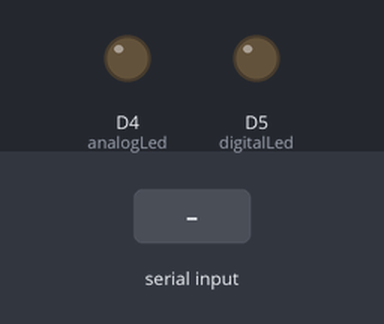
The sketch below on a simulated ESP8266 (NodeMCU). Shown: output pins drawn as LEDs (lit = HIGH). The test bench sets the inputs (shaded band).

Above: at 1.2 s.
1.3 s: "1;1\n" received over Serial
At 3.5 s:
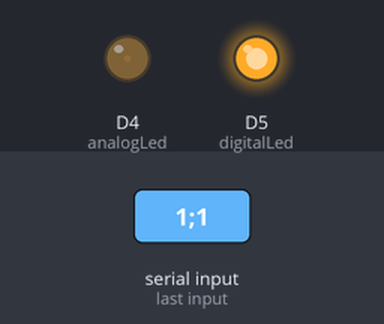
3.8 s: "1;150\n" received over Serial
At 5.5 s:
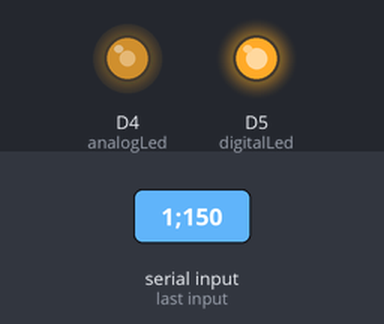
6.3 s: "90;45\n" received over Serial
At 8.5 s:
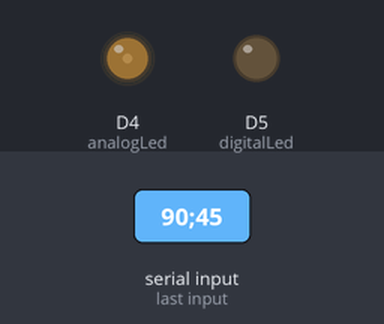
8.8 s: "30;150\n" received over Serial
At 10.5 s:
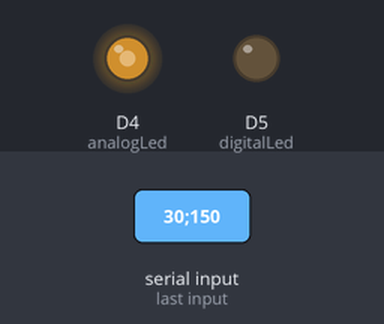
11.3 s: "90\n" received over Serial
At 13.5 s:
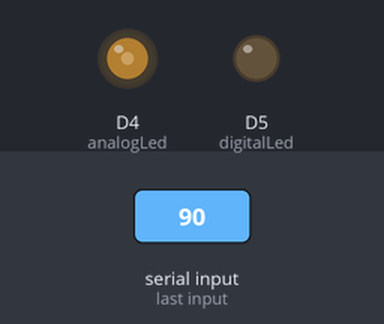
13.8 s: "200\n" received over Serial
At 15.5 s:
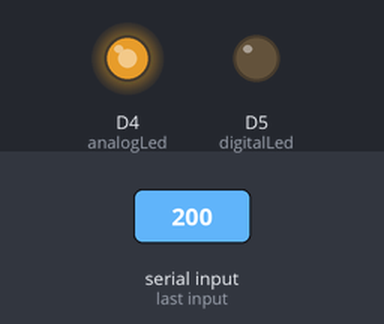
Timing chart, 0 to 17.0 s (numbered marks = the images above; inputs shaded):
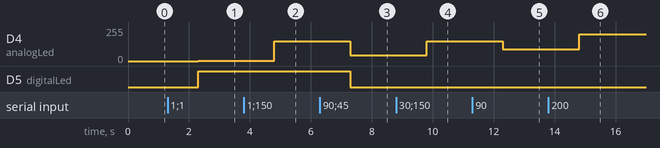

The sketch:

serial-dig-analog.ino
```cpp
/*
Referencias:
1. https://randomnerdtutorials.com/esp8266-adc-reading-analog-values-with-nodemcu/
2. https://github.com/openhomeautomation/iot-esp8266
*/


String values;

String serialData[2];
const int digitalLed = D5;
const int analogLed = D4; // The only analog pin on the Thing

void setup() {
  // Pin D4 is an output
  pinMode(digitalLed, OUTPUT);
  pinMode(analogLed, OUTPUT);
  // Start Serial
  Serial.begin(9600);
}

void loop() {
  // Read the analog in value
  // Wait a few seconds between measurements.
  // send data only when you receive data:
  if (Serial.available() > 0) {
     // read the incoming byte:
     values = Serial.readString();
     // Serial.println(values);
     getSerialCommands(values);
     // Serial.println(serialData[0]);
     // Serial.println(serialData[1]);
     // Write digital led value
     if(serialData[0].equals("1")) {
       digitalWrite(digitalLed, HIGH);
     }
     else {
       digitalWrite(digitalLed, LOW);
     }
     // Write analog value
     analogWrite(analogLed, serialData[1].toInt());
  }
}

void getSerialCommands(String cmd){
  int semicolonIndex = cmd.indexOf(';');
  serialData[0]= cmd.substring(0,semicolonIndex);
  serialData[1]= cmd.substring(semicolonIndex + 1);
}
```

Measured:
- after the input at 1.3 s, D4 (analogLed): 0/255 → 1/255 after 1.0 s; D5 (digitalLed): LOW → HIGH after 1.0 s
- after the input at 3.8 s, D4 (analogLed): 1/255 → 150/255 after 1.0 s
- after the input at 6.3 s, D4 (analogLed): 150/255 → 45/255 after 1.0 s; D5 (digitalLed): HIGH → LOW after 1.0 s
- after the input at 8.8 s, D4 (analogLed): 45/255 → 150/255 after 1.0 s
- after the input at 11.3 s, D4 (analogLed): 150/255 → 90/255 after 1.0 s
- after the input at 13.8 s, D4 (analogLed): 90/255 → 200/255 after 1.0 s
